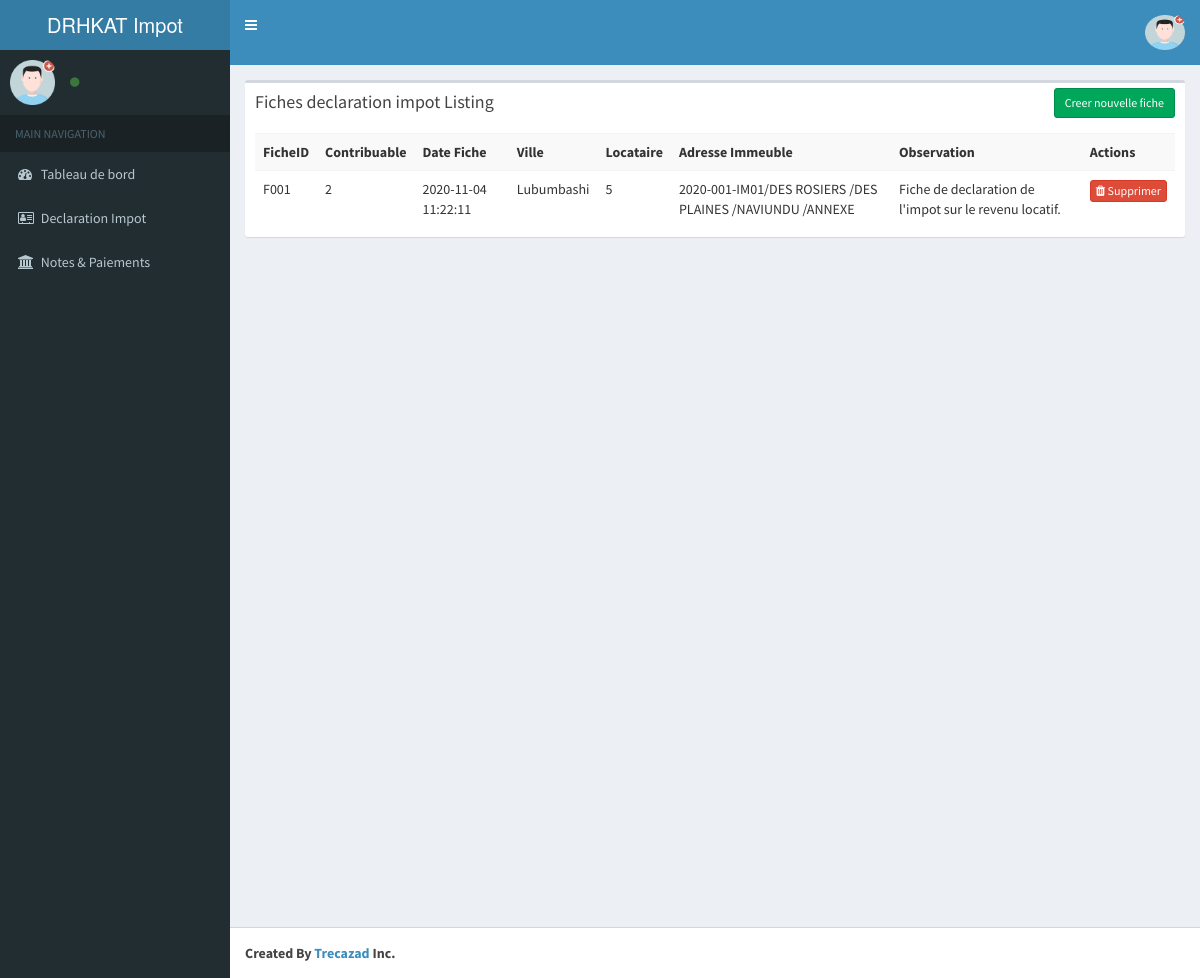
Page /index.php/fiche on the committed database.
### tables this page shows
CREATE TABLE `tb_dgi_fiches` (
  `fiche_id` int(11) NOT NULL,
  `numero_fiche` varchar(75) DEFAULT NULL,
  `date_creation` datetime DEFAULT NULL,
  `date_validation` datetime DEFAULT NULL,
  `client_sid` int(11) DEFAULT NULL,
  `statut_declaration` varchar(75) DEFAULT NULL,
  `observation` text,
  `adrs_numero` varchar(25) NOT NULL,
  `adrs_avenue` varchar(75) NOT NULL,
  `adrs_rue` varchar(75) DEFAULT NULL,
  `adrs_quartier` varchar(75) NOT NULL,
  `adrs_commune` varchar(75) NOT NULL,
  `adrs_ville` varchar(75) NOT NULL,
  `total_locataires` int(11) NOT NULL
);

### application/controllers/Fiche.php (called while the page is built, shortened)
<?php
class Fiche extends CI_Controller{
    function __construct()
    {
        $this->load->model('Fiche_model');
    }
    function index()
    {
        $params['limit'] = RECORDS_PER_PAGE;
        $params['offset'] = ($this->input->get('per_page')) ? $this->input->get('per_page') : 0;
        $data['fiches'] = $this->Fiche_model->get_all_fiches($params);
        $data['_view'] = 'fiche/index';
        $this->load->view('layouts/main',$data);
    }
}

### index.php (called while the page is built, shortened)
<?php
require_once BASEPATH.'core/CodeIgniter.php';

### application/models/Fiche_model.php (called while the page is built, shortened)
<?php
class Fiche_model extends CI_Model
{
    function get_all_fiches_count()
    {
        $this->db->from('tb_dgi_fiches');
        return $this->db->count_all_results();
    }
    function get_all_fiches($params = array())
    {
        $this->db->order_by('fiche_id', 'desc');
        if(isset($params) && !empty($params))
        {
            $this->db->limit($params['limit'], $params['offset']);
        }
        return $this->db->get('tb_dgi_fiches')->result_array();
    }
}

### application/views/fiche/index.php (the view, shortened to what this page needs)
<div class="row">
    <div class="col-md-12">
        <div class="box">
            <div class="box-header">
                <h3 class="box-title">Fiches declaration impot Listing</h3>
            	<div class="box-tools">
                    <a href="<?php echo site_url('fiche/add'); ?>" class="btn btn-success btn-sm">Creer nouvelle fiche</a>
                </div>
            </div>
            <div class="box-body">
                <table class="table table-striped">
                    <tr>
                        <th>FicheID</th>
						<th>Contribuable</th>
						<th>Date Fiche</th>
                        <th>Ville</th>
						<th>Locataire</th>
                        <th>Adresse Immeuble</th>
						<th>Observation</th>
						<th>Actions</th>
                    </tr>
                    <?php foreach($fiches as $t){ ?>
                    <tr>
						<td><?php echo $t['numero_fiche']; ?></td>
						<td><?php echo $t['client_sid']; ?></td>
						<td><?php echo $t['date_creation']; ?></td>
						<td><?php echo $t['adrs_ville']; ?></td>
						<td><?php echo $t['total_locataires']; ?></td>
                        <td><?php echo $t['adrs_numero']; ?>/<?php echo $t['adrs_rue']; ?>
                            /<?php echo $t['adrs_avenue']; ?>
                            /<?php echo $t['adrs_quartier']; ?>
                            /<?php echo $t['adrs_commune']; ?>
                        </td>
						<td><?php echo $t['observation']; ?></td>
						<td>
                            <a href="<?php echo site_url('fiche/remove/'.$t['fiche_id']); ?>" class="btn btn-danger btn-xs" onclick="return confirm('Voulez-vous vraiment supprimer cette fiche? notez que cette opéation est irreversible') "><span class="fa fa-trash"></span> Supprimer</a>
                        </td>
                    </tr>
                    <?php } ?>
                </table>
            </div>
        </div>
    </div>
</div>

### rows in the picture
tb_dgi_fiches: numero_fiche "F001", client_sid "2", date_creation "2020-11-04 11:22:11", adrs_ville "Lubumbashi", total_locataires "5", adrs_numero "2020-001-IM01", adrs_rue "DES ROSIERS", adrs_avenue "DES PLAINES", adrs_quartier "NAVIUNDU", adrs_commune "ANNEXE", observation "Fiche de declaration de l'impot sur le revenu locatif."
